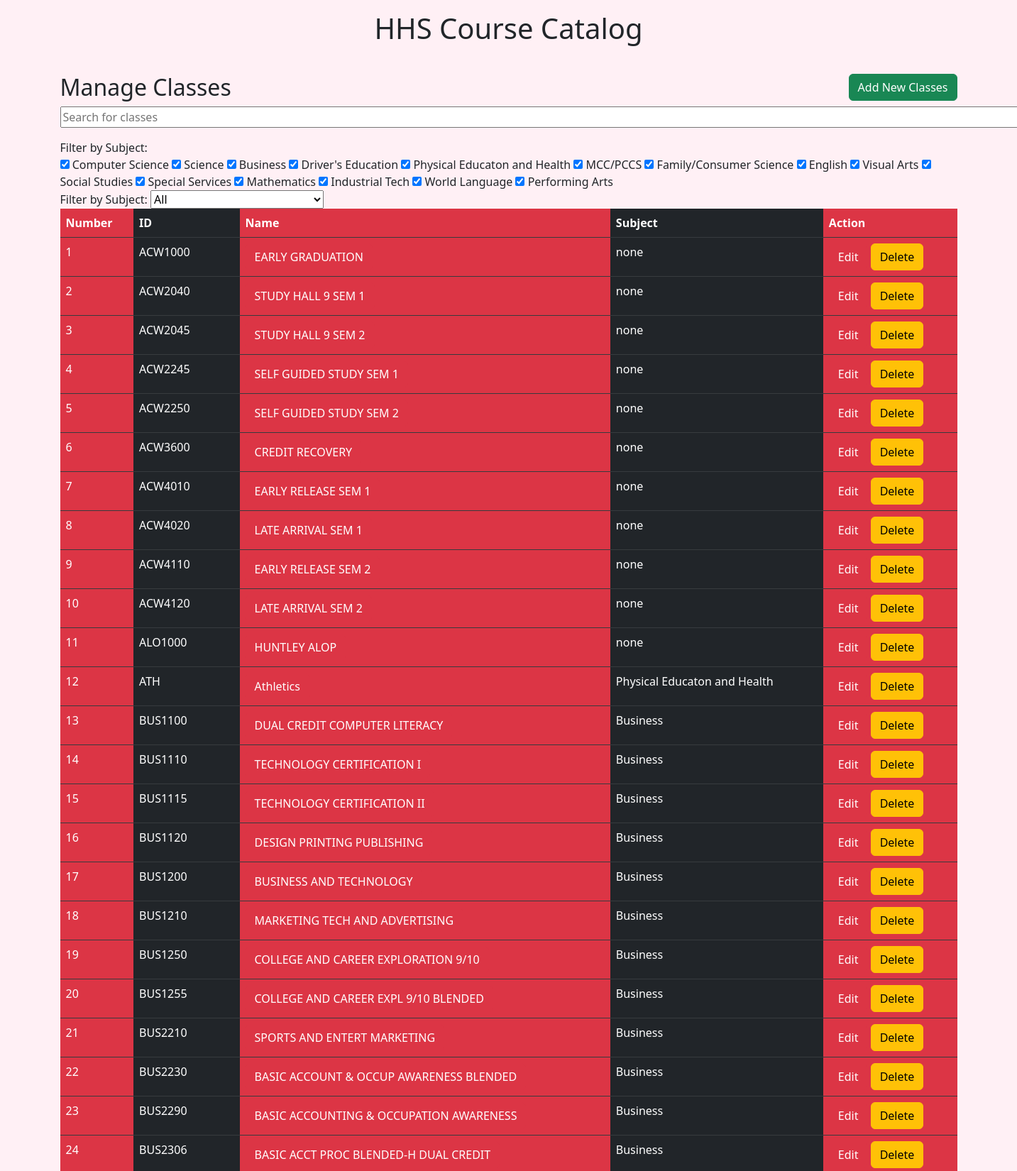
The page / (upper part) on the database its author committed.
### tables this page shows
CREATE TABLE Catalog (school_sis_id_list, course_id, name, subject, description, credits, length, grade_lower, grade_upper, tags, enrollment_notes, credit_group, Number INTEGER);

### App.py (the view)
@app.route('/')
def index():
    conn = get_db_connection()
    lstCourse = conn.execute('''select * from Catalog''').fetchall()
    cursor = conn.cursor()
    cursor.execute("SELECT subject FROM catalog")
    rows = cursor.fetchall()
    data = [row[0] for row in rows]
    data = list(set(data))
    conn.close()
    return render_template("index.html", lstCourse=lstCourse, data=data)

### App.py (called while the page is built)
def get_db_connection():
    conn = sqlite3.connect('CourseCatalog.db')
    conn.row_factory = sqlite3.Row
    return conn

### templates/index.html (shortened to what this page needs)
{% extends 'base.html' %}
{% block body %}
<div class="container">
    <div class="row">
        <div class="col md-12">
            <div class="jumbotron p-3">
                <h2>Manage Classes <button type = "button" class="btn btn-success float-end"
                data-bs-toggle="modal" data-bs-target = "#mymodal">Add New Classes</button> </h2>
                <input size="142" type="text" id="myInput" onkeyup="myFunction()" placeholder="Search for classes">
                    <label for="checkboxContainer">Filter by Subject:</label>
                    <div id="checkboxContainer">
                        {% for data in data %}
                            {% if data != ' ' %}
                            <input type="checkbox" id="{{data}}" value="{{data}}" checked />
                            <label for="{{data}}">{{data}}</label>
                            {% endif %}
                            {% endfor %}
                    <div>
                        <label for="subject-filter-select">Filter by Subject:</label>
                        <select id="subject-filter-select">
                            <option value="all">All</option>
                        </select>
                      </div>
                      </div>
                <table id= "myTable" class="table  table-dark">
                    <tr>
                        <th class="bg-danger">Number</th>
                        <th>ID</th>
                        <th class="bg-danger">Name</th>
                        <th>Subject</th>
                        <th class="bg-danger">Action</th>
                    </tr>
                    {% for lstCourse in lstCourse %}
                        <tr class= "filterDiv {{lstCourse['subject']}}">
                            <td class="bg-danger">{{ lstCourse['Number'] }}</td>
                            <td>{{ lstCourse['course_id'] }}</td>
                            <td class="bg-danger">
                                <a href="{{url_for('Template', Classes = lstCourse['course_id'])}}" class="btn btn-danger btn-xs">
                                    {{ lstCourse['name'] }}
                                </a>
                            </td>
                            {% if lstCourse['subject'] != ' ' %}
                                <td>{{lstCourse['subject']}}</td>
                            {% else %}
                                <td>none</td>
                            {% endif %}
                            <td class="bg-danger">
                                <a href="" class="btn btn-danger btn-xs" data-bs-toggle="modal" data-bs-target="#modaledit">Edit</a>
                                <a href="" class="btn btn-warning btn-xs" onclick="return confirm('are you sure you want to delete?')">Delete</a>
                            </td>
                        </tr>
                    {% endfor %}
                </table>
            </div>
        </div>
    </div>
</div>
{% endblock %}

### rows shown on the page
Catalog: subject "Computer Science"
Catalog: subject "Science"
Catalog: subject "Business", Number "13", course_id "BUS1100", name "DUAL CREDIT COMPUTER LITERACY"
Catalog: subject "Driver's Education"
Catalog: subject "Physical Educaton and Health", Number "12", course_id "ATH", name "Athletics"
Catalog: subject "MCC/PCCS"
Catalog: subject "Family/Consumer Science"
Catalog: subject "English"
Catalog: subject "Visual Arts"
Catalog: subject "Social Studies"
Catalog: subject "Special Services"
Catalog: subject "Mathematics"
Catalog: subject "Industrial Tech"
Catalog: subject "World Language"
Catalog: subject "Performing Arts"
Catalog: Number "1", course_id "ACW1000", name "EARLY GRADUATION", subject "none"
Catalog: Number "2", course_id "ACW2040", name "STUDY HALL 9 SEM 1", subject "none"
Catalog: Number "3", course_id "ACW2045", name "STUDY HALL 9 SEM 2", subject "none"
Catalog: Number "4", course_id "ACW2245", name "SELF GUIDED STUDY SEM 1", subject "none"
Catalog: Number "5", course_id "ACW2250", name "SELF GUIDED STUDY SEM 2", subject "none"
Catalog: Number "6", course_id "ACW3600", name "CREDIT RECOVERY", subject "none"
Catalog: Number "7", course_id "ACW4010", name "EARLY RELEASE SEM 1", subject "none"
Catalog: Number "8", course_id "ACW4020", name "LATE ARRIVAL SEM 1", subject "none"
Catalog: Number "9", course_id "ACW4110", name "EARLY RELEASE SEM 2", subject "none"
Catalog: Number "10", course_id "ACW4120", name "LATE ARRIVAL SEM 2", subject "none"
Catalog: Number "11", course_id "ALO1000", name "HUNTLEY ALOP", subject "none"
Catalog: Number "14", course_id "BUS1110", name "TECHNOLOGY CERTIFICATION I", subject "Business"
Catalog: Number "15", course_id "BUS1115", name "TECHNOLOGY CERTIFICATION II", subject "Business"
Catalog: Number "16", course_id "BUS1120", name "DESIGN PRINTING PUBLISHING", subject "Business"
Catalog: Number "17", course_id "BUS1200", name "BUSINESS AND TECHNOLOGY", subject "Business"
Catalog: Number "18", course_id "BUS1210", name "MARKETING TECH AND ADVERTISING", subject "Business"
Catalog: Number "19", course_id "BUS1250", name "COLLEGE AND CAREER EXPLORATION 9/10", subject "Business"
Catalog: Number "20", course_id "BUS1255", name "COLLEGE AND CAREER EXPL 9/10 BLENDED", subject "Business"
Catalog: Number "21", course_id "BUS2210", name "SPORTS AND ENTERT MARKETING", subject "Business"
Catalog: Number "22", course_id "BUS2230", name "BASIC ACCOUNT & OCCUP AWARENESS BLENDED", subject "Business"
Catalog: Number "23", course_id "BUS2290", name "BASIC ACCOUNTING & OCCUPATION AWARENESS", subject "Business"
Catalog: Number "24", course_id "BUS2306", name "BASIC ACCT PROC BLENDED-H DUAL CREDIT", subject "Business"
